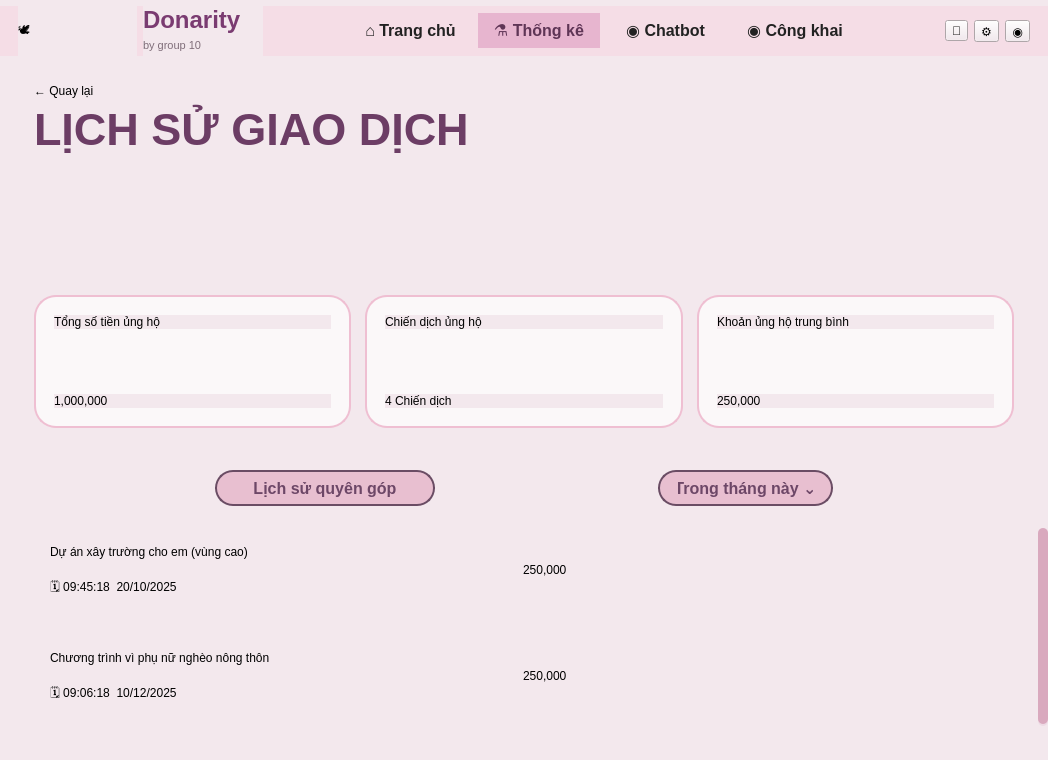
<?xml version="1.0" encoding="UTF-8"?>
<ui version="4.0">
 <class>MainWindow</class>
 <widget class="QMainWindow" name="MainWindow">
  <property name="geometry">
   <rect>
    <x>0</x>
    <y>0</y>
    <width>1048</width>
    <height>760</height>
   </rect>
  </property>
  <property name="maximumSize">
   <size>
    <width>1200</width>
    <height>760</height>
   </size>
  </property>
  <property name="windowTitle">
   <string>Donarity - Lịch sử giao dịch</string>
  </property>
  <property name="styleSheet">
   <string notr="true">QMainWindow, QWidget {
    background: #F3E8ED;
    font-family: &quot;Segoe UI&quot;;
}
QFrame#topBar {
    background: #F5DDE6;
    border: none;
}
QPushButton#navHome, QPushButton#navChatbot, QPushButton#navPublic {
    background: transparent;
    border: none;
    color: #222222;
    font-size: 12pt;
    font-weight: 700;
    border-radius: 18px;
    padding: 8px 16px;
}
QPushButton#navHome:hover, QPushButton#navChatbot:hover, QPushButton#navPublic:hover {
    background: rgba(205,156,181,0.18);
}
QPushButton#navStat {
    background: #E7B5CF;
    border: none;
    color: #5F3556;
    font-size: 12pt;
    font-weight: 700;
    border-radius: 18px;
    padding: 8px 16px;
}
QLabel#brandTitle {
    color: #7A3B71;
    font-size: 18pt;
    font-weight: 800;
}
QLabel#brandSub {
    color: #7F6D79;
    font-size: 8pt;
}
QFrame#heroFrame {
    border: none;
    border-bottom-left-radius: 14px;
    border-bottom-right-radius: 14px;
    background-image: url(hero_pg.png);
    background-repeat: no-repeat;
    background-position: center;
}
QLabel#heroTitle {
    color: #6C3D65;
    font-size: 34pt;
    font-weight: 900;
    background: transparent;
}
QFrame#statCard1, QFrame#statCard2, QFrame#statCard3 {
    background: rgba(255,255,255,0.68);
    border: 2px solid #EFBFD2;
    border-radius: 22px;
}
QLabel.statTitle {
    color: #6F4767;
    font-size: 16pt;
    font-weight: 700;
    background: transparent;
}
QLabel.statValue {
    color: #9A7695;
    font-size: 24pt;
    font-weight: 800;
    background: transparent;
}
QPushButton#historyBtn, QPushButton#monthBtn {
    background: #E8BFD0;
    color: #6D4767;
    border: 1.5px solid #6A4C64;
    border-radius: 18px;
    font-size: 12pt;
    font-weight: 700;
    padding: 6px 18px;
}
QFrame.txCard {
    background: rgba(255,255,255,0.62);
    border: 2px solid #F0BFD2;
    border-radius: 20px;
}
QLabel.txTitle {
    color: #6B4364;
    font-size: 20pt;
    font-weight: 800;
    background: transparent;
}
QLabel.txTime {
    color: #9A7B94;
    font-size: 11pt;
    font-weight: 700;
    background: transparent;
}
QLabel.txAmount {
    color: #9A7B94;
    font-size: 24pt;
    font-weight: 800;
    background: transparent;
}
QScrollArea {
    border: none;
    background: transparent;
}
QScrollBar:vertical {
    background: rgba(230, 202, 216, 0.45);
    width: 10px;
    border-radius: 5px;
    margin: 4px 0 4px 0;
}
QScrollBar::handle:vertical {
    background: #D9A9BE;
    border-radius: 5px;
    min-height: 34px;
}
QScrollBar::add-line:vertical, QScrollBar::sub-line:vertical {
    height: 0px;
}
QScrollBar::add-page:vertical, QScrollBar::sub-page:vertical {
    background: transparent;
}</string>
  </property>
  <widget class="QWidget" name="centralwidget">
   <layout class="QVBoxLayout" name="verticalLayout_9">
    <property name="spacing">
     <number>0</number>
    </property>
    <property name="leftMargin">
     <number>0</number>
    </property>
    <property name="topMargin">
     <number>6</number>
    </property>
    <property name="rightMargin">
     <number>0</number>
    </property>
    <property name="bottomMargin">
     <number>8</number>
    </property>
    <item>
     <widget class="QFrame" name="topBar">
      <property name="minimumSize">
       <size>
        <width>0</width>
        <height>50</height>
       </size>
      </property>
      <property name="maximumSize">
       <size>
        <width>16777215</width>
        <height>50</height>
       </size>
      </property>
      <layout class="QHBoxLayout" name="horizontalLayout">
       <property name="leftMargin">
        <number>18</number>
       </property>
       <property name="topMargin">
        <number>0</number>
       </property>
       <property name="rightMargin">
        <number>18</number>
       </property>
       <property name="bottomMargin">
        <number>0</number>
       </property>
       <item>
        <widget class="QLabel" name="logoIcon">
         <property name="text">
          <string>🕊</string>
         </property>
        </widget>
       </item>
       <item>
        <layout class="QVBoxLayout" name="verticalLayout_brand">
         <property name="spacing">
          <number>0</number>
         </property>
         <item>
          <widget class="QLabel" name="brandTitle">
           <property name="text">
            <string>Donarity</string>
           </property>
          </widget>
         </item>
         <item>
          <widget class="QLabel" name="brandSub">
           <property name="text">
            <string>by group 10</string>
           </property>
          </widget>
         </item>
        </layout>
       </item>
       <item>
        <spacer name="horizontalSpacer">
         <property name="sizeHint" stdset="0">
          <size>
           <width>80</width>
           <height>20</height>
          </size>
         </property>
        </spacer>
       </item>
       <item>
        <widget class="QPushButton" name="navHome">
         <property name="text">
          <string>⌂ Trang chủ</string>
         </property>
        </widget>
       </item>
       <item>
        <widget class="QPushButton" name="navStat">
         <property name="text">
          <string>⚗ Thống kê</string>
         </property>
        </widget>
       </item>
       <item>
        <widget class="QPushButton" name="navChatbot">
         <property name="text">
          <string>◉ Chatbot</string>
         </property>
        </widget>
       </item>
       <item>
        <widget class="QPushButton" name="navPublic">
         <property name="text">
          <string>◉ Công khai</string>
         </property>
        </widget>
       </item>
       <item>
        <spacer name="horizontalSpacer_2">
         <property name="sizeHint" stdset="0">
          <size>
           <width>80</width>
           <height>20</height>
          </size>
         </property>
        </spacer>
       </item>
       <item>
        <widget class="QToolButton" name="bellBtn">
         <property name="text">
          <string>🔔</string>
         </property>
        </widget>
       </item>
       <item>
        <widget class="QToolButton" name="settingBtn">
         <property name="text">
          <string>⚙</string>
         </property>
        </widget>
       </item>
       <item>
        <widget class="QToolButton" name="avatarBtn">
         <property name="text">
          <string>◉</string>
         </property>
        </widget>
       </item>
      </layout>
     </widget>
    </item>
    <item>
     <widget class="QFrame" name="heroFrame">
      <property name="minimumSize">
       <size>
        <width>0</width>
        <height>390</height>
       </size>
      </property>
      <property name="maximumSize">
       <size>
        <width>16777215</width>
        <height>390</height>
       </size>
      </property>
      <layout class="QVBoxLayout" name="verticalLayout_hero">
       <property name="leftMargin">
        <number>34</number>
       </property>
       <property name="topMargin">
        <number>28</number>
       </property>
       <property name="rightMargin">
        <number>34</number>
       </property>
       <property name="bottomMargin">
        <number>18</number>
       </property>
       <item>
        <widget class="QLabel" name="backLabel">
         <property name="text">
          <string>← Quay lại</string>
         </property>
        </widget>
       </item>
       <item>
        <widget class="QLabel" name="heroTitle">
         <property name="text">
          <string>LỊCH SỬ GIAO DỊCH</string>
         </property>
        </widget>
       </item>
       <item>
        <spacer name="verticalSpacer">
         <property name="sizeHint" stdset="0">
          <size>
           <width>20</width>
           <height>100</height>
          </size>
         </property>
        </spacer>
       </item>
       <item>
        <layout class="QHBoxLayout" name="horizontalLayout_stats">
         <property name="spacing">
          <number>14</number>
         </property>
         <item>
          <widget class="QFrame" name="statCard1">
           <layout class="QVBoxLayout" name="verticalLayout_card1">
            <property name="leftMargin">
             <number>18</number>
            </property>
            <property name="topMargin">
             <number>18</number>
            </property>
            <property name="rightMargin">
             <number>18</number>
            </property>
            <property name="bottomMargin">
             <number>18</number>
            </property>
            <item>
             <widget class="QLabel" name="labelStatTitle1">
              <property name="text">
               <string>Tổng số tiền ủng hộ</string>
              </property>
              <property name="class" stdset="0">
               <string>statTitle</string>
              </property>
             </widget>
            </item>
            <item>
             <spacer name="verticalSpacer_2">
              <property name="sizeHint" stdset="0">
               <size>
                <width>20</width>
                <height>6</height>
               </size>
              </property>
             </spacer>
            </item>
            <item>
             <widget class="QLabel" name="labelStatValue1">
              <property name="text">
               <string>1,000,000</string>
              </property>
              <property name="class" stdset="0">
               <string>statValue</string>
              </property>
             </widget>
            </item>
           </layout>
          </widget>
         </item>
         <item>
          <widget class="QFrame" name="statCard2">
           <layout class="QVBoxLayout" name="verticalLayout_card2">
            <property name="leftMargin">
             <number>18</number>
            </property>
            <property name="topMargin">
             <number>18</number>
            </property>
            <property name="rightMargin">
             <number>18</number>
            </property>
            <property name="bottomMargin">
             <number>18</number>
            </property>
            <item>
             <widget class="QLabel" name="labelStatTitle2">
              <property name="text">
               <string>Chiến dịch ủng hộ</string>
              </property>
              <property name="class" stdset="0">
               <string>statTitle</string>
              </property>
             </widget>
            </item>
            <item>
             <spacer name="verticalSpacer_3">
              <property name="sizeHint" stdset="0">
               <size>
                <width>20</width>
                <height>6</height>
               </size>
              </property>
             </spacer>
            </item>
            <item>
             <widget class="QLabel" name="labelStatValue2">
              <property name="text">
               <string>4 Chiến dịch</string>
              </property>
              <property name="class" stdset="0">
               <string>statValue</string>
              </property>
             </widget>
            </item>
           </layout>
          </widget>
         </item>
         <item>
          <widget class="QFrame" name="statCard3">
           <layout class="QVBoxLayout" name="verticalLayout_card3">
            <property name="leftMargin">
             <number>18</number>
            </property>
            <property name="topMargin">
             <number>18</number>
            </property>
            <property name="rightMargin">
             <number>18</number>
            </property>
            <property name="bottomMargin">
             <number>18</number>
            </property>
            <item>
             <widget class="QLabel" name="labelStatTitle3">
              <property name="text">
               <string>Khoản ủng hộ trung bình</string>
              </property>
              <property name="class" stdset="0">
               <string>statTitle</string>
              </property>
             </widget>
            </item>
            <item>
             <spacer name="verticalSpacer_4">
              <property name="sizeHint" stdset="0">
               <size>
                <width>20</width>
                <height>6</height>
               </size>
              </property>
             </spacer>
            </item>
            <item>
             <widget class="QLabel" name="labelStatValue3">
              <property name="text">
               <string>250,000</string>
              </property>
              <property name="class" stdset="0">
               <string>statValue</string>
              </property>
             </widget>
            </item>
           </layout>
          </widget>
         </item>
        </layout>
       </item>
      </layout>
     </widget>
    </item>
    <item>
     <layout class="QHBoxLayout" name="horizontalLayout_control">
      <property name="leftMargin">
       <number>32</number>
      </property>
      <property name="topMargin">
       <number>24</number>
      </property>
      <property name="rightMargin">
       <number>32</number>
      </property>
      <property name="bottomMargin">
       <number>18</number>
      </property>
      <item>
       <widget class="QPushButton" name="historyBtn">
        <property name="minimumSize">
         <size>
          <width>220</width>
          <height>36</height>
         </size>
        </property>
        <property name="maximumSize">
         <size>
          <width>220</width>
          <height>36</height>
         </size>
        </property>
        <property name="text">
         <string>Lịch sử quyên góp</string>
        </property>
       </widget>
      </item>
      <item>
       <spacer name="horizontalSpacer_3">
        <property name="sizeHint" stdset="0">
         <size>
          <width>40</width>
          <height>20</height>
         </size>
        </property>
       </spacer>
      </item>
      <item>
       <widget class="QPushButton" name="monthBtn">
        <property name="minimumSize">
         <size>
          <width>175</width>
          <height>36</height>
         </size>
        </property>
        <property name="maximumSize">
         <size>
          <width>175</width>
          <height>36</height>
         </size>
        </property>
        <property name="text">
         <string>Trong tháng này ⌄</string>
        </property>
       </widget>
      </item>
     </layout>
    </item>
    <item>
     <widget class="QScrollArea" name="scrollArea">
      <property name="widgetResizable">
       <bool>true</bool>
      </property>
      <widget class="QWidget" name="scrollAreaWidgetContents">
       <property name="geometry">
        <rect>
         <x>0</x>
         <y>0</y>
         <width>1038</width>
         <height>262</height>
        </rect>
       </property>
       <layout class="QVBoxLayout" name="verticalLayout_scroll">
        <property name="spacing">
         <number>14</number>
        </property>
        <property name="leftMargin">
         <number>32</number>
        </property>
        <property name="topMargin">
         <number>0</number>
        </property>
        <property name="rightMargin">
         <number>24</number>
        </property>
        <property name="bottomMargin">
         <number>10</number>
        </property>
        <item>
         <widget class="QFrame" name="txCard1">
          <property name="minimumSize">
           <size>
            <width>0</width>
            <height>92</height>
           </size>
          </property>
          <property name="maximumSize">
           <size>
            <width>16777215</width>
            <height>92</height>
           </size>
          </property>
          <property name="class" stdset="0">
           <string>txCard</string>
          </property>
          <layout class="QHBoxLayout" name="horizontalLayout_tx1">
           <property name="leftMargin">
            <number>18</number>
           </property>
           <property name="topMargin">
            <number>12</number>
           </property>
           <property name="rightMargin">
            <number>24</number>
           </property>
           <property name="bottomMargin">
            <number>12</number>
           </property>
           <item>
            <layout class="QVBoxLayout" name="verticalLayout_tx1_text">
             <property name="spacing">
              <number>4</number>
             </property>
             <item>
              <widget class="QLabel" name="txTitle1">
               <property name="text">
                <string>Dự án xây trường cho em (vùng cao)</string>
               </property>
               <property name="class" stdset="0">
                <string>txTitle</string>
               </property>
              </widget>
             </item>
             <item>
              <widget class="QLabel" name="txTime1">
               <property name="text">
                <string>🗓 09:45:18  20/10/2025</string>
               </property>
               <property name="class" stdset="0">
                <string>txTime</string>
               </property>
              </widget>
             </item>
            </layout>
           </item>
           <item>
            <widget class="QLabel" name="txAmount1">
             <property name="text">
              <string>250,000</string>
             </property>
             <property name="class" stdset="0">
              <string>txAmount</string>
             </property>
            </widget>
           </item>
          </layout>
         </widget>
        </item>
        <item>
         <widget class="QFrame" name="txCard2">
          <property name="minimumSize">
           <size>
            <width>0</width>
            <height>92</height>
           </size>
          </property>
          <property name="maximumSize">
           <size>
            <width>16777215</width>
            <height>92</height>
           </size>
          </property>
          <property name="class" stdset="0">
           <string>txCard</string>
          </property>
          <layout class="QHBoxLayout" name="horizontalLayout_tx2">
           <property name="leftMargin">
            <number>18</number>
           </property>
           <property name="topMargin">
            <number>12</number>
           </property>
           <property name="rightMargin">
            <number>24</number>
           </property>
           <property name="bottomMargin">
            <number>12</number>
           </property>
           <item>
            <layout class="QVBoxLayout" name="verticalLayout_tx2_text">
             <property name="spacing">
              <number>4</number>
             </property>
             <item>
              <widget class="QLabel" name="txTitle2">
               <property name="text">
                <string>Chương trình vì phụ nữ nghèo nông thôn</string>
               </property>
               <property name="class" stdset="0">
                <string>txTitle</string>
               </property>
              </widget>
             </item>
             <item>
              <widget class="QLabel" name="txTime2">
               <property name="text">
                <string>🗓 09:06:18  10/12/2025</string>
               </property>
               <property name="class" stdset="0">
                <string>txTime</string>
               </property>
              </widget>
             </item>
            </layout>
           </item>
           <item>
            <widget class="QLabel" name="txAmount2">
             <property name="text">
              <string>250,000</string>
             </property>
             <property name="class" stdset="0">
              <string>txAmount</string>
             </property>
            </widget>
           </item>
          </layout>
         </widget>
        </item>
        <item>
         <spacer name="verticalSpacer_5">
          <property name="sizeHint" stdset="0">
           <size>
            <width>20</width>
            <height>40</height>
           </size>
          </property>
         </spacer>
        </item>
       </layout>
      </widget>
     </widget>
    </item>
   </layout>
  </widget>
  <widget class="QStatusBar" name="statusbar"/>
 </widget>
 <resources/>
 <connections/>
</ui>
